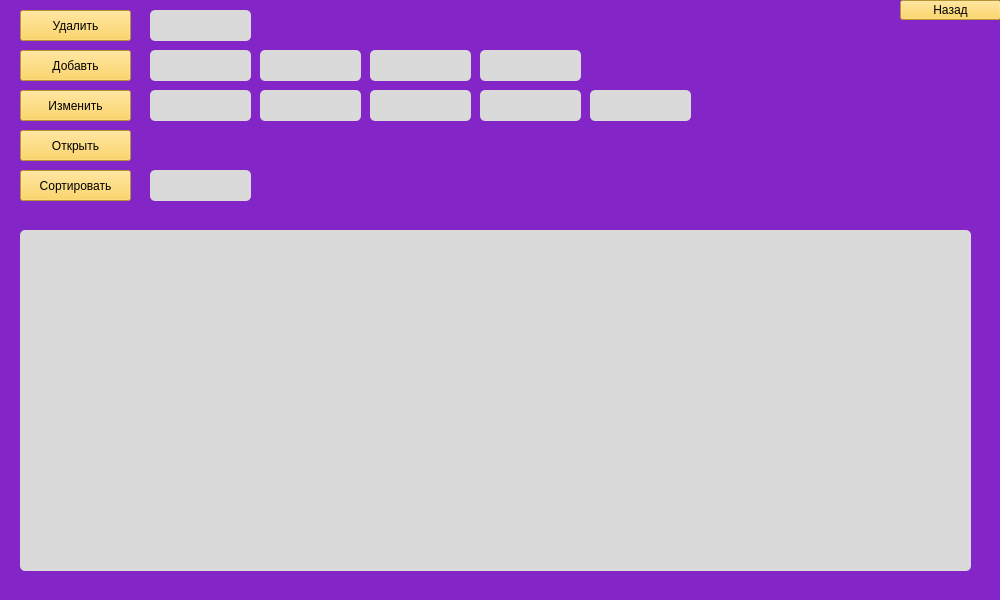
<?xml version="1.0" encoding="UTF-8"?>
<ui version="4.0">
 <class>MainWindow</class>
 <widget class="QMainWindow" name="MainWindow">
  <property name="geometry">
   <rect>
    <x>0</x>
    <y>0</y>
    <width>1000</width>
    <height>600</height>
   </rect>
  </property>
  <property name="minimumSize">
   <size>
    <width>1000</width>
    <height>600</height>
   </size>
  </property>
  <property name="maximumSize">
   <size>
    <width>1000</width>
    <height>600</height>
   </size>
  </property>
  <property name="sizeIncrement">
   <size>
    <width>1000</width>
    <height>800</height>
   </size>
  </property>
  <property name="baseSize">
   <size>
    <width>1000</width>
    <height>600</height>
   </size>
  </property>
  <property name="windowTitle">
   <string>Inspections</string>
  </property>
  <property name="styleSheet">
   <string notr="true">
background-color: rgb(132, 37, 200);
font: 75 12pt &quot;Fixedsys&quot;;
</string>
  </property>
  <widget class="QWidget" name="centralwidget">
   <widget class="QTableWidget" name="tableWidget">
    <property name="geometry">
     <rect>
      <x>20</x>
      <y>230</y>
      <width>951</width>
      <height>341</height>
     </rect>
    </property>
    <property name="styleSheet">
     <string notr="true">background-color: rgb(218, 218, 218);
border-radius: 5px;</string>
    </property>
    <property name="dragEnabled">
     <bool>true</bool>
    </property>
   </widget>
   <widget class="QPushButton" name="Dell">
    <property name="geometry">
     <rect>
      <x>20</x>
      <y>10</y>
      <width>111</width>
      <height>31</height>
     </rect>
    </property>
    <property name="styleSheet">
     <string notr="true">background-color: rgb(255, 207, 64);
</string>
    </property>
    <property name="text">
     <string>Удалить</string>
    </property>
   </widget>
   <widget class="QPushButton" name="Add">
    <property name="geometry">
     <rect>
      <x>20</x>
      <y>50</y>
      <width>111</width>
      <height>31</height>
     </rect>
    </property>
    <property name="styleSheet">
     <string notr="true">background-color: rgb(255, 207, 64);
</string>
    </property>
    <property name="text">
     <string>Добавть</string>
    </property>
   </widget>
   <widget class="QPushButton" name="Change">
    <property name="geometry">
     <rect>
      <x>20</x>
      <y>90</y>
      <width>111</width>
      <height>31</height>
     </rect>
    </property>
    <property name="styleSheet">
     <string notr="true">background-color: rgb(255, 207, 64);
</string>
    </property>
    <property name="text">
     <string>Изменить</string>
    </property>
   </widget>
   <widget class="QPushButton" name="Open">
    <property name="geometry">
     <rect>
      <x>20</x>
      <y>130</y>
      <width>111</width>
      <height>31</height>
     </rect>
    </property>
    <property name="styleSheet">
     <string notr="true">background-color: rgb(255, 207, 64);
</string>
    </property>
    <property name="text">
     <string>Открыть</string>
    </property>
   </widget>
   <widget class="QPushButton" name="Sort">
    <property name="geometry">
     <rect>
      <x>20</x>
      <y>170</y>
      <width>111</width>
      <height>31</height>
     </rect>
    </property>
    <property name="styleSheet">
     <string notr="true">background-color: rgb(255, 207, 64);
</string>
    </property>
    <property name="text">
     <string>Сортировать</string>
    </property>
   </widget>
   <widget class="QPushButton" name="Back">
    <property name="geometry">
     <rect>
      <x>900</x>
      <y>0</y>
      <width>101</width>
      <height>20</height>
     </rect>
    </property>
    <property name="styleSheet">
     <string notr="true">background-color: rgb(255, 207, 64);
</string>
    </property>
    <property name="text">
     <string>Назад</string>
    </property>
   </widget>
   <widget class="QLineEdit" name="DellLine">
    <property name="geometry">
     <rect>
      <x>150</x>
      <y>10</y>
      <width>101</width>
      <height>31</height>
     </rect>
    </property>
    <property name="styleSheet">
     <string notr="true">background-color: rgb(218, 218, 218);
border-radius: 5px;</string>
    </property>
   </widget>
   <widget class="QLineEdit" name="AddLine">
    <property name="geometry">
     <rect>
      <x>150</x>
      <y>50</y>
      <width>101</width>
      <height>31</height>
     </rect>
    </property>
    <property name="styleSheet">
     <string notr="true">background-color: rgb(218, 218, 218);
border-radius: 5px;</string>
    </property>
   </widget>
   <widget class="QLineEdit" name="AddLine_1">
    <property name="geometry">
     <rect>
      <x>260</x>
      <y>50</y>
      <width>101</width>
      <height>31</height>
     </rect>
    </property>
    <property name="styleSheet">
     <string notr="true">background-color: rgb(218, 218, 218);
border-radius: 5px;</string>
    </property>
   </widget>
   <widget class="QLineEdit" name="AddLine_2">
    <property name="geometry">
     <rect>
      <x>370</x>
      <y>50</y>
      <width>101</width>
      <height>31</height>
     </rect>
    </property>
    <property name="styleSheet">
     <string notr="true">background-color: rgb(218, 218, 218);
border-radius: 5px;</string>
    </property>
   </widget>
   <widget class="QLineEdit" name="AddLine_3">
    <property name="geometry">
     <rect>
      <x>480</x>
      <y>50</y>
      <width>101</width>
      <height>31</height>
     </rect>
    </property>
    <property name="styleSheet">
     <string notr="true">background-color: rgb(218, 218, 218);
border-radius: 5px;</string>
    </property>
   </widget>
   <widget class="QLineEdit" name="ChangeLine_4">
    <property name="geometry">
     <rect>
      <x>590</x>
      <y>90</y>
      <width>101</width>
      <height>31</height>
     </rect>
    </property>
    <property name="styleSheet">
     <string notr="true">background-color: rgb(218, 218, 218);
border-radius: 5px;</string>
    </property>
   </widget>
   <widget class="QLineEdit" name="ChangeLine_1">
    <property name="geometry">
     <rect>
      <x>260</x>
      <y>90</y>
      <width>101</width>
      <height>31</height>
     </rect>
    </property>
    <property name="styleSheet">
     <string notr="true">background-color: rgb(218, 218, 218);
border-radius: 5px;</string>
    </property>
   </widget>
   <widget class="QLineEdit" name="ChangeLine_2">
    <property name="geometry">
     <rect>
      <x>370</x>
      <y>90</y>
      <width>101</width>
      <height>31</height>
     </rect>
    </property>
    <property name="styleSheet">
     <string notr="true">background-color: rgb(218, 218, 218);
border-radius: 5px;</string>
    </property>
   </widget>
   <widget class="QLineEdit" name="ChangeLine_3">
    <property name="geometry">
     <rect>
      <x>480</x>
      <y>90</y>
      <width>101</width>
      <height>31</height>
     </rect>
    </property>
    <property name="styleSheet">
     <string notr="true">background-color: rgb(218, 218, 218);
border-radius: 5px;</string>
    </property>
   </widget>
   <widget class="QLineEdit" name="ChangeLine">
    <property name="geometry">
     <rect>
      <x>150</x>
      <y>90</y>
      <width>101</width>
      <height>31</height>
     </rect>
    </property>
    <property name="styleSheet">
     <string notr="true">background-color: rgb(218, 218, 218);
border-radius: 5px;</string>
    </property>
   </widget>
   <widget class="QLineEdit" name="lineEdit_13">
    <property name="geometry">
     <rect>
      <x>150</x>
      <y>170</y>
      <width>101</width>
      <height>31</height>
     </rect>
    </property>
    <property name="styleSheet">
     <string notr="true">background-color: rgb(218, 218, 218);
border-radius: 5px;</string>
    </property>
   </widget>
  </widget>
 </widget>
 <resources/>
 <connections/>
</ui>
